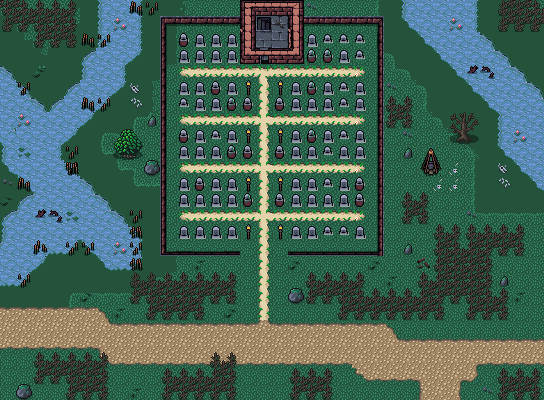

Tiled map render using the project's own tile images. Description and the map definition, with tile-layer contents summarised, below:
An orthogonal 34x25 tile map with 16x16 px tiles, 7 tile layers (Background, Ground, Foreground, AboveSprites, ...), 3 tilesets and 28 objects.

<map version="1.10" tiledversion="1.10.1" orientation="orthogonal" renderorder="right-down" width="34" height="25" tilewidth="16" tileheight="16" infinite="0" nextlayerid="11" nextobjectid="80">
 <editorsettings>
  <export target="wastetown..tmx" format="tmx" />
 </editorsettings>
 <tileset firstgid="1" source="../../tileset/main.tsx" />
 <tileset firstgid="10113" source="../../tileset/buildings.tsx" />
 <tileset firstgid="11905" source="../../tileset/main-nocollide.tsx" />
 <layer id="1" name="Background" width="34" height="25">
  <data>[850 cells, 481 non-empty, 32 distinct tile ids]</data>
 </layer>
 <layer id="2" name="Ground" width="34" height="25">
  <data>[850 cells, 342 non-empty, 35 distinct tile ids]</data>
 </layer>
 <layer id="7" name="Foreground" width="34" height="25">
  <data>[850 cells, 132 non-empty, 21 distinct tile ids]</data>
 </layer>
 <layer id="8" name="AboveSprites" width="34" height="25">
  <data>[850 cells, 470 non-empty, 38 distinct tile ids]</data>
 </layer>
 <layer id="3" name="Clutter" width="34" height="25">
  <data>[850 cells, 531 non-empty, 49 distinct tile ids]</data>
 </layer>
 <layer id="9" name="Clutter Above" width="34" height="25">
  <data>[850 cells, 528 non-empty, 62 distinct tile ids]</data>
 </layer>
 <layer id="10" name="House" width="34" height="25">
  <properties>
   <property name="spriteLayer" type="bool" value="true" />
  </properties>
  <data>[850 cells, 197 non-empty, 40 distinct tile ids]</data>
 </layer>
 <objectgroup id="4" name="Objects">
  <object id="38" template="../../obj/entry_up.tx" x="417" y="399.5" width="43" height="16" />
  <object id="49" template="../../obj/entry_down.tx" x="256" y="31">
   <properties>
    <property name="teleport" value="../common/maps/map/graveyard_crypt/crypt_4.tmx" />
   </properties>
  </object>
  <object id="53" template="../../obj/enemy.tx" x="441.667" y="186.833">
   <properties>
    <property name="enemy" value="Witch" />
    <property name="threatRange" type="int" value="30" />
   </properties>
  </object>
  <object id="54" template="../../obj/gold.tx" x="271.167" y="30.6667" />
  <object id="56" template="../../obj/enemy.tx" x="206.5" y="125" visible="1">
   <properties>
    <property name="enemy" value="Greater Zombie" />
    <property name="hidden" type="bool" value="true" />
    <property name="pursueRange" type="float" value="60" />
    <property name="threatRange" type="float" value="30" />
   </properties>
  </object>
  <object id="57" template="../../obj/enemy.tx" x="316.5" y="80" visible="1">
   <properties>
    <property name="enemy" value="Greater Zombie" />
    <property name="hidden" type="bool" value="true" />
    <property name="pursueRange" type="float" value="60" />
    <property name="threatRange" type="float" value="30" />
   </properties>
  </object>
  <object id="58" template="../../obj/enemy.tx" x="202.5" y="223" visible="1">
   <properties>
    <property name="enemy" value="Greater Zombie" />
    <property name="hidden" type="bool" value="true" />
    <property name="pursueRange" type="float" value="60" />
    <property name="threatRange" type="float" value="30" />
   </properties>
  </object>
  <object id="59" template="../../obj/enemy.tx" x="311.5" y="175.5" visible="1">
   <properties>
    <property name="enemy" value="Greater Zombie" />
    <property name="hidden" type="bool" value="true" />
    <property name="pursueRange" type="float" value="60" />
    <property name="threatRange" type="float" value="30" />
   </properties>
  </object>
  <object id="60" template="../../obj/enemy.tx" x="316" y="128" visible="1">
   <properties>
    <property name="effect">{ "startBattleWithCard": [ "Endless Ranks of the Dead"]
}</property>
    <property name="enemy" value="Greater Zombie" />
    <property name="hidden" type="bool" value="true" />
    <property name="pursueRange" type="float" value="60" />
    <property name="threatRange" type="float" value="30" />
   </properties>
  </object>
  <object id="61" template="../../obj/enemy.tx" x="255.5" y="126" visible="1">
   <properties>
    <property name="enemy" value="Greater Zombie" />
    <property name="hidden" type="bool" value="true" />
    <property name="pursueRange" type="float" value="60" />
    <property name="threatRange" type="float" value="30" />
   </properties>
  </object>
  <object id="62" template="../../obj/enemy.tx" x="181.5" y="76.5" visible="1">
   <properties>
    <property name="effect">{ "startBattleWithCard": [ "Endless Ranks of the Dead"]
}</property>
    <property name="enemy" value="Greater Zombie" />
    <property name="hidden" type="bool" value="true" />
    <property name="pursueRange" type="float" value="60" />
    <property name="threatRange" type="float" value="30" />
   </properties>
  </object>
  <object id="63" template="../../obj/collision.tx" x="-1.73" y="-17.5" width="544.96" height="16" />
  <object id="64" template="../../obj/collision.tx" x="0.02" y="400.5" width="544.96" height="16" />
  <object id="65" template="../../obj/collision.tx" x="545.5" y="-17.472" width="16" height="433.944" />
  <object id="66" template="../../obj/collision.tx" x="-16" y="-21.972" width="16" height="433.944" />
  <object id="67" template="../../obj/manashards.tx" x="175.5" y="78.5" />
  <object id="68" template="../../obj/manashards.tx" x="350" y="177" />
  <object id="69" template="../../obj/manashards.tx" x="206.5" y="16.5" />
  <object id="70" template="../../obj/enemy.tx" x="256.5" y="273" visible="1">
   <properties>
    <property name="enemy" value="Death Knight" />
    <property name="pursueRange" type="float" value="60" />
    <property name="threatRange" type="float" value="30" />
    <property name="waypoints" value="71,72" />
   </properties>
  </object>
  <object id="71" template="../../obj/waypoint.tx" x="256" y="352" />
  <object id="72" template="../../obj/waypoint.tx" x="257" y="84.5" />
  <object id="73" template="../../obj/enemy.tx" x="130" y="346" visible="1">
   <properties>
    <property name="enemy" value="Death Knight" />
    <property name="pursueRange" type="float" value="60" />
    <property name="threatRange" type="float" value="30" />
    <property name="waypoints" value="71,75,71,74,71" />
   </properties>
  </object>
  <object id="74" template="../../obj/waypoint.tx" x="0.5" y="323.5" />
  <object id="75" template="../../obj/waypoint.tx" x="520" y="359" />
  <object id="76" template="../../obj/enemy.tx" x="108.5" y="202.5" visible="1">
   <properties>
    <property name="enemy" value="Turtle" />
    <property name="threatRange" type="float" value="30" />
   </properties>
  </object>
  <object id="77" template="../../obj/enemy.tx" x="133" y="77" visible="1">
   <properties>
    <property name="enemy" value="Turtle" />
    <property name="threatRange" type="float" value="30" />
   </properties>
  </object>
  <object id="78" template="../../obj/enemy.tx" x="225.5" y="80" visible="1">
   <properties>
    <property name="enemy" value="Greater Zombie" />
    <property name="hidden" type="bool" value="true" />
    <property name="pursueRange" type="float" value="60" />
    <property name="threatRange" type="float" value="30" />
   </properties>
  </object>
  <object id="79" template="../../obj/treasure.tx" x="175.5" y="178.5" />
 </objectgroup>
</map>
